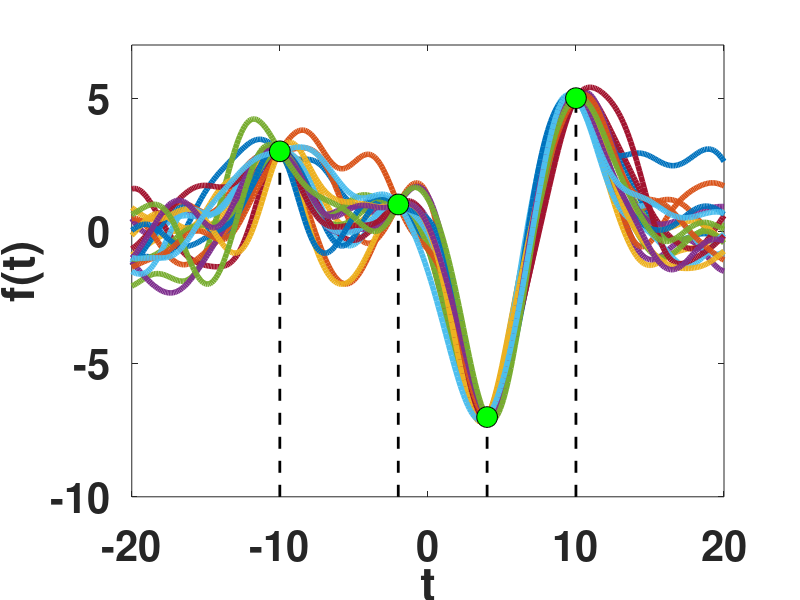

This chart was generated by the following MATLAB code:
%%%%%%%%%%%%%%%%%%%%%%%%%%%%%%%%%%%%%%%%%%%%%%%
%%%%% GP INTERPOLATOR    %%%%%%%%%%%%%%%%%%%%%%
%%%%%%%%%%%%%%%%%%%%%%%%%%%%%%%%%%%%%%%%%%%%%%%%%%%%%%%%%%%%%%%%%%%%%%
%%%% Random Functions from the GP posterior - noise free observations  
%%%%%%%%%%%%%%%%%%%%%%%%%%%%%%%%%%%%%%%%%%%%%%%%%%%%%%%%%%%%%%%%%%%%%%
%%%%%%%%%%%%%%%%%%%%%%%%%%%%%%%%%%%%%%%%%%%%%%%%%%%%%%%%%%%%%%%%%%%%%%
clear all
close all
clc
disp('---------------------------------------------------------------------')
disp(' Random Functions from a GP posterior with noise-free observations ')
disp('                        (GP INTERPOLATOR) ')
disp('---------------------------------------------------------------------')
%%%%%%%%%%%%%%%%%%%%%%%%%%%
T_obs=[-10 -2 4 10 ];
Y_obs=[3 1 -7 5];
N=length(T_obs); %%%% number of observed data
%%%%%%%%%%%%%%%%%%%%%%%%%%%%%%%%%%%%%%%%%%%%%%
%%%%% KERNEL FUNCTION %%%%%%%%%%%%%%%%%%%%%%%%
sig=2;
K=@(z1,z2) exp(-(z1-z2).^2/(2*sig^2));
%%%%%%%%%%%%%%%%%%%%%%%%%%%%%%%%%%%%%%%%%%%%%%%
t=-20:0.1:20; %%%% test inputs 
%%%%%%%%%%%%%%%%%%%%%%%%%%%%%%%%%%%%%%%%%%%%%%%
%%%%% SIGMA_PRIOR 
 for i=1:length(t)  
   for j=1:length(t)  
     SIGMA_PRIOR(i,j)=K(t(i),t(j));
   end  
 end
%%%%%%%%%%%%%%%%%%%%%%%%%%%%%%%%%%%%%%%%%%%%%%%
%%%%% SIGMA_TRAINING 
 for i=1:N  
   for j=1:N  
     SIGMA_TRAINING(i,j)=K(T_obs(i),T_obs(j));
   end  
 end
%%%%%%%%%%%%%%%%%%%%%%%%%%%%%%%%%%%%%%%%%%%%%%%% 
L=length(t); %%% number of test inputs 
%%%%%%%%%%%%%%%%%%%%%%%%%%%%%%%%%%%%%%%%%%%%%%%%%
 for i=1:L
     for j=1:N
        Sigma_training_test(i,j)=K(t(i),T_obs(j));
     end
 end
 %%%%%%%%%%%%%%%%%%%%%%%%%%%%%
 %%%%  POSTERIOR PARAMETERS %%
 %%%%%%%%%%%%%%%%%%%%%%%%%%%%%
 mu_post=Sigma_training_test*(SIGMA_TRAINING)^(-1)*Y_obs'; %%% MEAN
 %%% COVARIANCE 
 SIGMA_POST=SIGMA_PRIOR-Sigma_training_test*(SIGMA_TRAINING)^(-1)*Sigma_training_test';
%%%%%%%%%%%%%%%%%%%%%%%%%%%%%%%%%%%%%%%%%%%%%%%%%%%%%%%%%%%%%%%%%%%%%%
NUMCURVES=20;
%%%%%%%%%%%%%%%%%%%%%%%%%%%%%%%%%%%%%%%%%%%%%%%%%%%%%%%%%%%%%%%%%%%%%%
B_post=chol(SIGMA_POST+0.000001*eye(L,L));%%% 0.000001 only for avoiding numerical problems
%%%%%%%%%%%%%%%%%%%%%%%%%%%%%%%%%%%%%%%%%%%%%%%%%%%%%%%%%%%%%%%%%%%%%%%%%%%
%%%% DRAW NUM_CURVES TIMES FORM A N(mu_post,SIGMA_post)
%%%%%%%%%%%%%%%%%%%%%%%%%%%%%%%%%%%%%%%%%%%%%%%%%%%%%%%%%%%%%%%%%%%%%%%%%%%
for i=1:NUMCURVES
f_post(i,:)=mu_post+B_post'*randn(1,L)';
end
%%%%%%%%%%%%%%%%%%%%%%%%%%%%%
%%%% plot 
%%%%%%%%%%%%%%%%%%%%%%%%%%%%%
hold on
plot(t,f_post,'LineWidth',4)
box on
set(gca,'FontSize',30)
set(gca,'FontWeight','Bold')
ylabel('f(t)')
xlabel('t')
axis([-20 20 -10 7])
for i=1:N
plot([T_obs(i) T_obs(i)],[-10 Y_obs(i)],'k--','LineWidth',2)    
end 
plot(T_obs, Y_obs,'ro','MarkerEdgeColor','k','MarkerFaceColor','g','MarkerSize',15)
%%%%%%%%%%%%%%%%%%%%%%%%%%%%%%%%%%%%%%%%%%%%%%%%%%%%%%%%%%%%%%%%%%%%%%%%%%%
%%%%%%%%%%%%%%%%%%%%%%%%%%%%%%%%%%%%%%%%%%%%%%%%%%%%%%%%%%%%%%%%%%%%%%%%%%%
 

  
